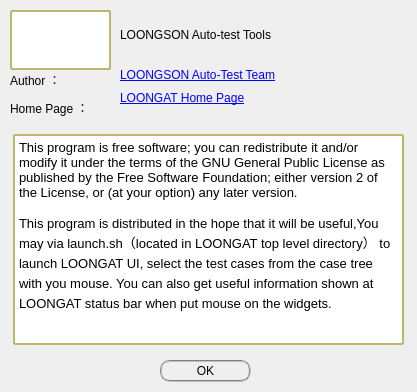
<?xml version="1.0" encoding="UTF-8"?>
<ui version="4.0">
 <class>helpInfo</class>
 <widget class="QDialog" name="helpInfo">
  <property name="geometry">
   <rect>
    <x>0</x>
    <y>0</y>
    <width>417</width>
    <height>392</height>
   </rect>
  </property>
  <property name="windowTitle">
   <string>LOONGAT Help Information</string>
  </property>
  <property name="windowIcon">
   <iconset resource="logo.qrc">
    <normaloff>:/image/show.jpg</normaloff>:/image/show.jpg</iconset>
  </property>
  <widget class="QTextEdit" name="textEdit">
   <property name="geometry">
    <rect>
     <x>13</x>
     <y>134</y>
     <width>391</width>
     <height>211</height>
    </rect>
   </property>
   <property name="styleSheet">
    <string notr="true">color:black; border:2px solid darkkhaki; border-radius:1px;opacity:200; background-color:white; selection-color:white; selection-background-color:darkkhaki;</string>
   </property>
   <property name="readOnly">
    <bool>true</bool>
   </property>
   <property name="html">
    <string>&lt;!DOCTYPE HTML PUBLIC &quot;-//W3C//DTD HTML 4.0//EN&quot; &quot;http://www.w3.org/TR/REC-html40/strict.dtd&quot;&gt;
&lt;html&gt;&lt;head&gt;&lt;meta name=&quot;qrichtext&quot; content=&quot;1&quot; /&gt;&lt;style type=&quot;text/css&quot;&gt;
p, li { white-space: pre-wrap; }
&lt;/style&gt;&lt;/head&gt;&lt;body style=&quot; font-family:'Sans Serif'; font-size:10pt; font-weight:400; font-style:normal;&quot;&gt;
&lt;p style=&quot; margin-top:0px; margin-bottom:0px; margin-left:0px; margin-right:0px; -qt-block-indent:0; text-indent:0px;&quot;&gt;This program is free software; you can redistribute it and/or modify it under the terms of the GNU General Public License as published by the Free Software Foundation; either version 2 of the License, or (at your option) any later version.&lt;/p&gt;
&lt;p style=&quot; margin-top:12px; margin-bottom:12px; margin-left:0px; margin-right:0px; -qt-block-indent:0; text-indent:0px;&quot;&gt;This program is distributed in the hope that it will be useful,You may via launch.sh（located in LOONGAT top level directory） to launch LOONGAT UI, select the test cases from the case tree with you mouse. You can also get useful information shown at LOONGAT status bar when put mouse on the widgets.&lt;/p&gt;&lt;/body&gt;&lt;/html&gt;</string>
   </property>
  </widget>
  <widget class="QLabel" name="authorLabel">
   <property name="geometry">
    <rect>
     <x>10</x>
     <y>70</y>
     <width>91</width>
     <height>21</height>
    </rect>
   </property>
   <property name="text">
    <string>&lt;html&gt;&lt;head/&gt;&lt;body&gt;&lt;p&gt;Author ：&lt;/p&gt;&lt;/body&gt;&lt;/html&gt;</string>
   </property>
  </widget>
  <widget class="QLabel" name="homeLabel">
   <property name="geometry">
    <rect>
     <x>10</x>
     <y>100</y>
     <width>101</width>
     <height>16</height>
    </rect>
   </property>
   <property name="text">
    <string>Home Page ：</string>
   </property>
  </widget>
  <widget class="QLabel" name="titleLabel">
   <property name="geometry">
    <rect>
     <x>120</x>
     <y>20</y>
     <width>241</width>
     <height>31</height>
    </rect>
   </property>
   <property name="text">
    <string>&lt;html&gt;&lt;head/&gt;&lt;body&gt;&lt;p&gt;LOONGSON Auto-test Tools&lt;/p&gt;&lt;/body&gt;&lt;/html&gt;</string>
   </property>
  </widget>
  <widget class="QLabel" name="authorInfo">
   <property name="geometry">
    <rect>
     <x>120</x>
     <y>60</y>
     <width>191</width>
     <height>31</height>
    </rect>
   </property>
   <property name="text">
    <string>&lt;html&gt;&lt;head/&gt;&lt;body&gt;&lt;p&gt;&lt;a href=&quot;http://www.loongnix.org/?page_id=36311&quot;&gt;&lt;span style=&quot; text-decoration: underline; color:#0000ff;&quot;&gt;LOONGSON Auto-Test Team&lt;/span&gt;&lt;/a&gt;&lt;/p&gt;&lt;/body&gt;&lt;/html&gt;</string>
   </property>
   <property name="scaledContents">
    <bool>true</bool>
   </property>
   <property name="wordWrap">
    <bool>true</bool>
   </property>
   <property name="openExternalLinks">
    <bool>true</bool>
   </property>
  </widget>
  <widget class="QLabel" name="homeInfo">
   <property name="geometry">
    <rect>
     <x>120</x>
     <y>90</y>
     <width>151</width>
     <height>31</height>
    </rect>
   </property>
   <property name="text">
    <string>&lt;html&gt;&lt;head/&gt;&lt;body&gt;&lt;p&gt;&lt;a href=&quot;http://wiki.loongnix.org/index.php/自动化测试&quot;&gt;&lt;span style=&quot; text-decoration: underline; color:#0000ff;&quot;&gt;LOONGAT Home Page&lt;/span&gt;&lt;/a&gt;&lt;br/&gt;&lt;/p&gt;&lt;/body&gt;&lt;/html&gt;</string>
   </property>
   <property name="openExternalLinks">
    <bool>true</bool>
   </property>
  </widget>
  <widget class="QLabel" name="logoLabel">
   <property name="geometry">
    <rect>
     <x>10</x>
     <y>10</y>
     <width>101</width>
     <height>60</height>
    </rect>
   </property>
   <property name="autoFillBackground">
    <bool>false</bool>
   </property>
   <property name="styleSheet">
    <string notr="true">color:black; border:2px solid darkkhaki; border-radius:1px;opacity:200; background-color:white; selection-color:white; selection-background-color:darkkhaki;</string>
   </property>
   <property name="text">
    <string/>
   </property>
   <property name="pixmap">
    <pixmap resource="logo.qrc">:/image/show.jpg</pixmap>
   </property>
   <property name="alignment">
    <set>Qt::AlignCenter</set>
   </property>
  </widget>
  <widget class="QPushButton" name="oKButton">
   <property name="geometry">
    <rect>
     <x>160</x>
     <y>360</y>
     <width>91</width>
     <height>22</height>
    </rect>
   </property>
   <property name="styleSheet">
    <string notr="true">border: 2px groove gray; border-radius: 10px; padding: 2px 4px; background : transparent;</string>
   </property>
   <property name="text">
    <string>OK</string>
   </property>
   <property name="iconSize">
    <size>
     <width>100</width>
     <height>24</height>
    </size>
   </property>
   <property name="flat">
    <bool>true</bool>
   </property>
  </widget>
 </widget>
 <resources>
  <include location="logo.qrc"/>
 </resources>
 <connections>
  <connection>
   <sender>oKButton</sender>
   <signal>clicked()</signal>
   <receiver>helpInfo</receiver>
   <slot>close()</slot>
   <hints>
    <hint type="sourcelabel">
     <x>225</x>
     <y>364</y>
    </hint>
    <hint type="destinationlabel">
     <x>108</x>
     <y>356</y>
    </hint>
   </hints>
  </connection>
 </connections>
</ui>
